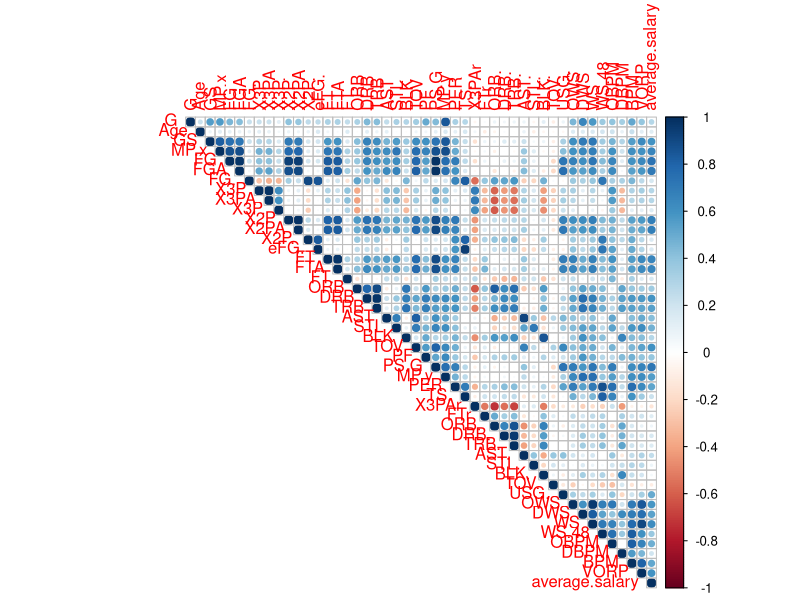

Recreate this plot in R. (Note: this script raises an error after producing the figure.)
## ---- chunk 1
knitr::opts_chunk$set(echo = TRUE)
## ---- chunk 2
perGame <- read.csv("../data/player-data-wrangled/player2015/PerGame-2015wrangled.csv", stringsAsFactors = FALSE)

advStats <- read.csv("../data/player-data-wrangled/player2015/Adv-2015wrangled.csv", stringsAsFactors = FALSE)
## ---- chunk 3
pgAdv <- merge(perGame, advStats, by = c("Player","Pos","G","Tm","Age","fix"))
pgAdv <- pgAdv[-c(7,8,33,34,48,53)]
colnames(pgAdv)
## ---- chunk 4
summary(pgAdv)
## ---- chunk 5
fAgents <- read.csv('../data/salary-data/fixed-fa-signings/fixed-2015.csv', stringsAsFactors = FALSE)
fAgents <- fAgents[-c(1,2,3,4,5,6,7)]
colnames(fAgents)
## ---- chunk 6
playerFixed <- read.csv('../data/salary-data/fixed-average-salaries/fixed-2015.csv', stringsAsFactors = FALSE)
playerFixed <- playerFixed[-c(1,2,3,4,5,6)]
colnames(playerFixed)
## ---- chunk 7
mega <- merge(pgAdv, playerFixed, by.x = "fix", by.y = "name")
mega[is.na(mega)] <- 0
colnames(mega)
write.csv(mega, "mega.csv")
## ---- chunk 8
library(ggplot2)
library(GGally)
library(corrplot)
M <- cor(mega[-c(1,2,3,5)])
corrplot(M,method = "circle", type = "upper")
## ---- chunk 9
M <- cor(mega[c(7,8,9,10,15,16,19,20,22,23,24,25,26,28,29,30,31,32,43,44,45,46,48,50,51,52)])

## ---- chunk 10
megaFreeAgents <- merge(pgAdv, fAgents, by.x = "fix", by.y ="name")
megaFreeAgents[is.na(megaFreeAgents)] <- 0
write.csv(megaFreeAgents, file = "mega.csv")
megaFreeAgents <- megaFreeAgents[-c(1,2,3,5)]
colnames(megaFreeAgents)
## ---- chunk 11
M <- cor(mega[c(3,4,5,6,7,11,12,15,16,18,19,20,22,26,27,40,41,42,46,47,49)])
corrplot.mixed(M, lower = "number", upper = "circle")
